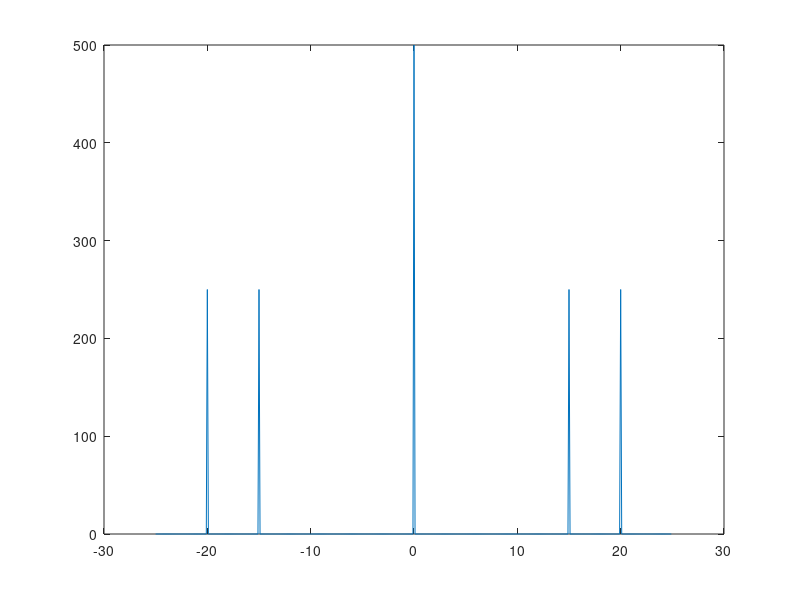

Source code (MATLAB):
t = 0:1/50:10-1/50;                     
x = sin(2*pi*15*t) + sin(2*pi*20*t)+1;
plot(t,x)
y = fft(x);     
f = (0:length(y)-1)*50/length(y);
plot(f,abs(y))
title('Magnitude')
n = length(x);                         
fshift = (-n/2:n/2-1)*(50/n);
yshift = fftshift(y);
plot(fshift,abs(yshift))
